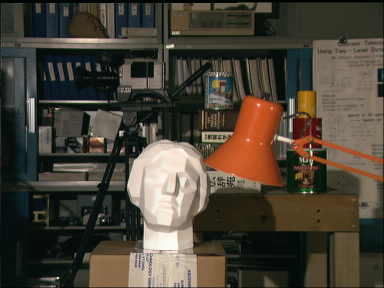
#> input picture Disparity map/scene1.row3.col2.ppm, 384 x 288 px
$ python disparity.py
#> lines starting #> are read from the running program, lines starting #| are printed output that depends on the picture
import numpy as np
import cv2
import matplotlib.pyplot as plt
from PIL import Image
import math
from tqdm import tqdm

a1  = np.mean(np.array(Image.open("scene1.row3.col2.ppm")),2)
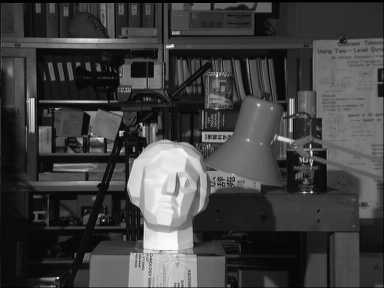
#> a1: shape (288, 384) float64; min 0, max 252.3, mean 65.5
a = np.mean(np.array(Image.open("scene1.row3.col3.ppm")),2)
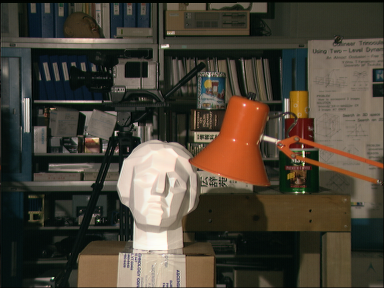
#> input picture Disparity map/scene1.row3.col3.ppm, 384 x 288 px
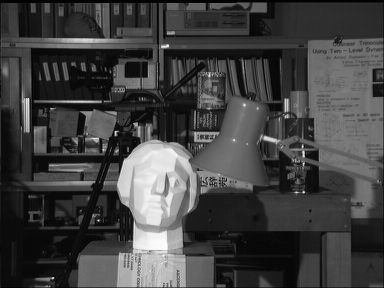
#> a: shape (288, 384) float64; min 0, max 252, mean 65.9

n   = 5
ser = 100
b   = a.shape
#> b = (288, 384)
out = np.zeros((a.shape[0],a.shape[1]))
for i in tqdm(range(a.shape[0]-n)):
    for j in range(a.shape[1]-n):
        sub = []
        box1 = a[i:i+n,j:j+n]
        for j1 in range(j,min(j+ser,b[1]-n)):
            box2 = a1[i:i+n,j1:j1+n]
#> (the run stopped early here; a loop or call above may not have finished)
